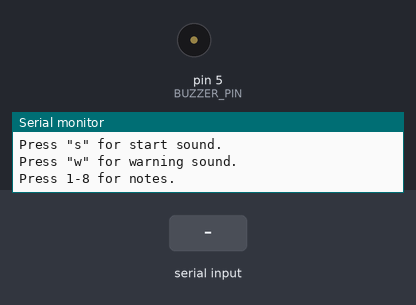
Bench run of a sketch on a simulated Arduino Uno, built with avr-gcc and run on an emulated ATmega328P. On the bench: buzzer (waves = sounding), the last lines printed to the serial monitor. The inputs (shaded band) are chosen by the test bench.

Above: at 1.2 s.
1.3 s: "a\n" received over Serial
At 2.3 s:
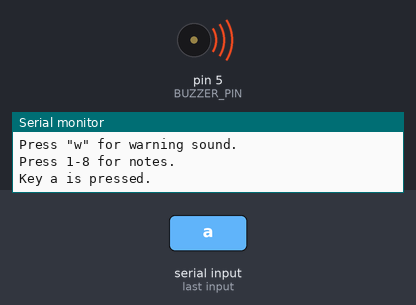
4.0 s: byte 99 ('c') received over Serial
At 4.7 s:
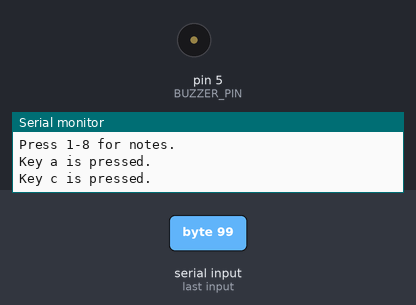
5.5 s: byte 67 ('C') received over Serial
At 5.62 s:
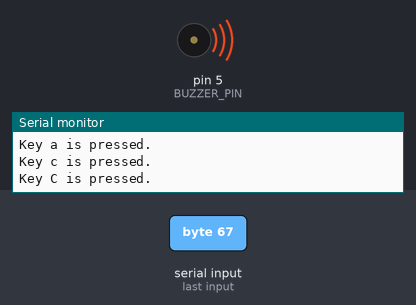
7.0 s: byte 115 ('s') received over Serial
At 8.2 s:
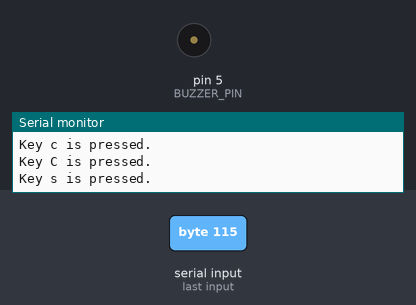
8.5 s: byte 119 ('w') received over Serial
At 9.0 s:
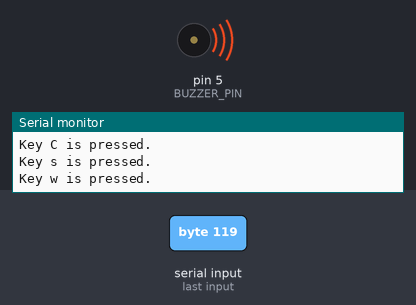
10.0 s: byte 49 ('1') received over Serial
At 11.3 s:
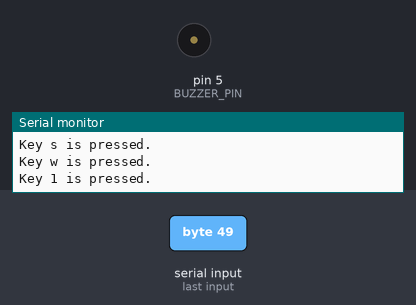
Timing chart, 0 to 12.5 s (numbered marks = the images above; inputs shaded):
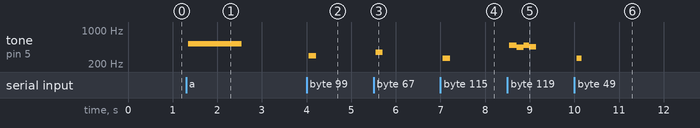

The sketch:

buzzer_test.ino
```cpp
// (licence header left out)
#include <buzzer_passive.h>

#define BUZZER_PIN 5
#define SERIAL_BAUD 74880

PassiveBuzzer buzzer;

void setup() {
    Serial.begin(SERIAL_BAUD);
    Serial.println();
    Serial.println("Serial communication... OK");

    buzzer.begin();

    Serial.println();
    Serial.println("Press \"a\" for alarm sound.");
    Serial.println("Press \"c\" for collect sound.");
    Serial.println("Press \"C\" for config sound.");
    Serial.println("Press \"s\" for start sound.");
    Serial.println("Press \"w\" for warning sound.");
    Serial.println("Press 1-8 for notes.");
    Serial.println();
}

void loop() {

    delay(10);

    if (Serial.available() > 0) {
        char c = Serial.read();
        if (c != '\n' and c != '\r') {
            Serial.print("Key "); Serial.print(c); Serial.println(" is pressed. ");
            switch (c) {
                case 'a': buzzer.alarm_sound(); break;
                case 'c': buzzer.collect_sound(); break;
                case 'C': buzzer.config_sound(); break;
                case 's': buzzer.start_sound(); break;
                case 'w': buzzer.warning_sound(); break;
                case '1': buzzer.playnote(NOTE_C, 100); break;
                case '2': buzzer.playnote(NOTE_D, 100); break;
                case '3': buzzer.playnote(NOTE_E, 100); break;
                case '4': buzzer.playnote(NOTE_F, 100); break;
                case '5': buzzer.playnote(NOTE_G, 100); break;
                case '6': buzzer.playnote(NOTE_A, 100); break;
                case '7': buzzer.playnote(NOTE_B, 100); break;
                case '8': buzzer.playnote(NOTE_CC, 100); break;
                default: Serial.println("No action.");
            }
        }
    }
}
```

Measured:
- after the input at 1.3 s, tone on pin 5 (BUZZER_PIN): silent → 521 Hz after 0.05 s, → silent 1.2 s later
- after the input at 4.0 s, tone on pin 5 (BUZZER_PIN): silent → 293 Hz after 0.05 s, → silent 0.16 s later
- after the input at 5.5 s, tone on pin 5 (BUZZER_PIN): silent → 348 Hz after 0.05 s, → silent 0.16 s later
- after the input at 7.0 s, tone on pin 5 (BUZZER_PIN): silent → 260 Hz after 0.05 s, → silent 0.16 s later
- after the input at 8.5 s, tone on pin 5 (BUZZER_PIN): plays 491 Hz for 0.16 s, 438 Hz for 0.16 s, 491 Hz for 0.12 s, 452 Hz for 0.16 s, starting after 0.05 s
- after the input at 10.0 s, tone on pin 5 (BUZZER_PIN): silent → 260 Hz after 0.05 s, → silent 0.12 s later
